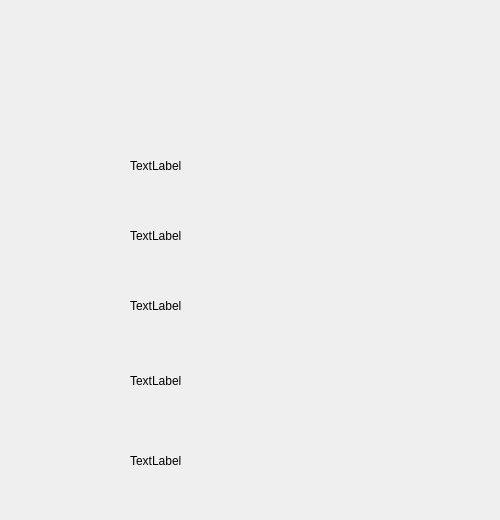
               <widget class="QWidget" name="SmartPage">
                <widget class="QLabel" name="firstNameLabel">
                 <property name="geometry">
                  <rect>
                   <x>130</x>
                   <y>130</y>
                   <width>351</width>
                   <height>71</height>
                  </rect>
                 </property>
                 <property name="text">
                  <string>TextLabel</string>
                 </property>
                </widget>
                <widget class="QLabel" name="messageLabel">
                 <property name="geometry">
                  <rect>
                   <x>130</x>
                   <y>210</y>
                   <width>341</width>
                   <height>51</height>
                  </rect>
                 </property>
                 <property name="text">
                  <string>TextLabel</string>
                 </property>
                </widget>
                <widget class="QLabel" name="statusLabel">
                 <property name="geometry">
                  <rect>
                   <x>130</x>
                   <y>280</y>
                   <width>331</width>
                   <height>51</height>
                  </rect>
                 </property>
                 <property name="text">
                  <string>TextLabel</string>
                 </property>
                </widget>
                <widget class="QLabel" name="timeLabel">
                 <property name="geometry">
                  <rect>
                   <x>130</x>
                   <y>350</y>
                   <width>361</width>
                   <height>61</height>
                  </rect>
                 </property>
                 <property name="text">
                  <string>TextLabel</string>
                 </property>
                </widget>
                <widget class="QLabel" name="uidLabel">
                 <property name="geometry">
                  <rect>
                   <x>130</x>
                   <y>410</y>
                   <width>341</width>
                   <height>101</height>
                  </rect>
                 </property>
                 <property name="text">
                  <string>TextLabel</string>
                 </property>
                </widget>
               </widget>
